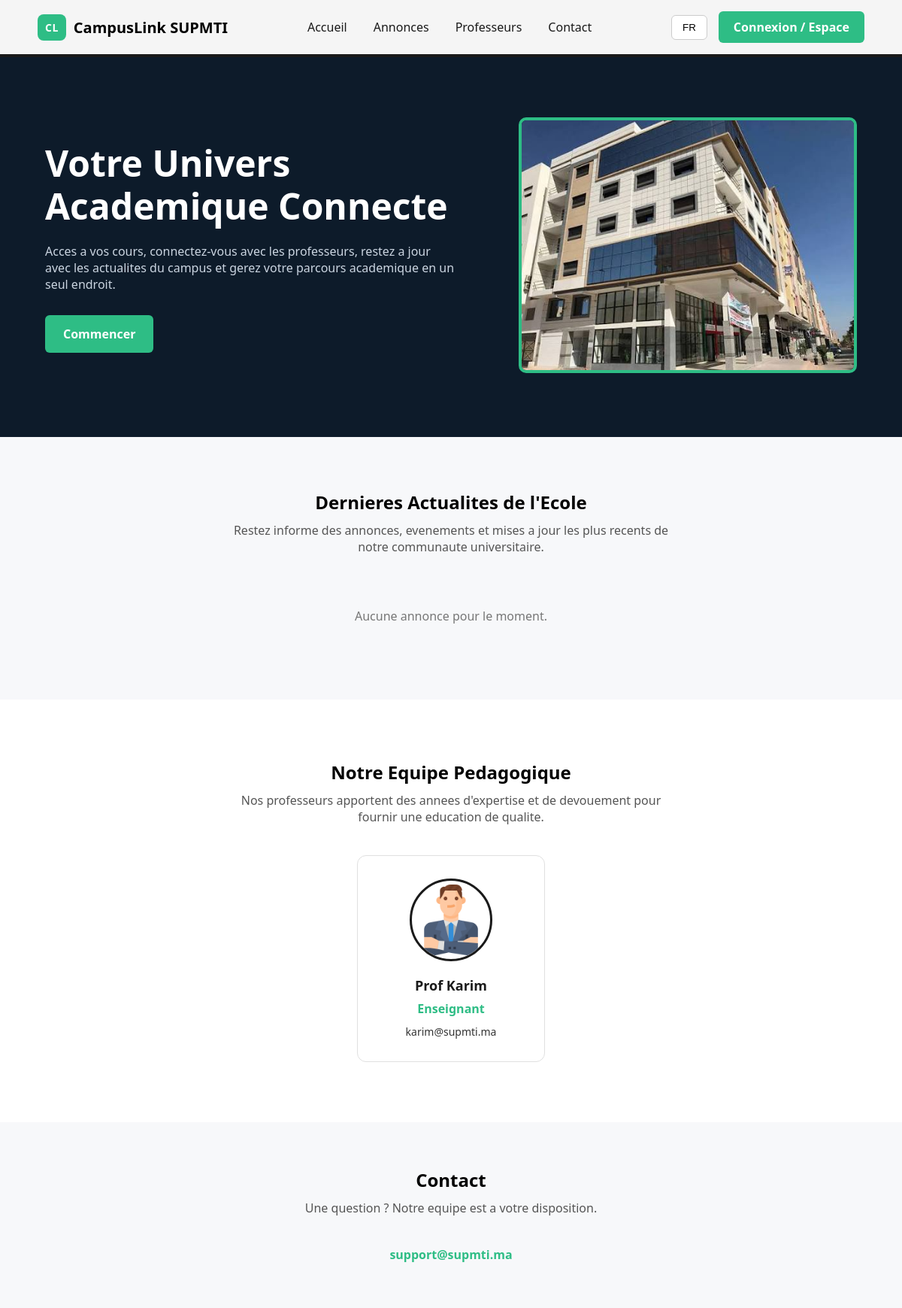
The page / on the database its author committed.
### tables this page shows
CREATE TABLE users (
        id INTEGER PRIMARY KEY AUTOINCREMENT,
        nom TEXT NOT NULL,
        email TEXT NOT NULL UNIQUE,
        mot_de_passe TEXT NOT NULL,
        role TEXT NOT NULL,
        classe TEXT,
        cne TEXT,
        cin TEXT,
        photo TEXT
    );

### app.py (the view)
@app.route('/')
def home():
    lang = session.get('lang', 'fr')
    if lang not in ('fr', 'ar', 'en'):
        lang = 'fr'
    t = TRANSLATIONS[lang]
    connexion = sqlite3.connect('campuslink.db')
    curseur = connexion.cursor()
    curseur.execute(
        'SELECT titre, contenu, date_publication FROM annonces WHERE archivee = 0 ORDER BY date_publication DESC LIMIT 6'
    )
    annonces = [{'titre': r[0], 'contenu': r[1], 'date': r[2]} for r in curseur.fetchall()]
    curseur.execute(
        "SELECT nom, email, photo FROM users WHERE role = 'enseignant' ORDER BY nom"
    )
    enseignants = [{'nom': r[0], 'email': r[1], 'photo': r[2]} for r in curseur.fetchall()]
    connexion.close()
    return render_template('index.html', lang=lang, t=t, annonces=annonces, enseignants=enseignants)

### app.py (called while the page is built, shortened)
@app.context_processor
def inject_current_user():
    current_role = session.get('user_role')
    current_nom = session.get('user_nom')
    current_photo = 'avatar.png'
    return dict(
        current_role=current_role,
        current_nom=current_nom,
        current_photo=current_photo
    )

### templates/index.html (shortened to what this page needs)
<!DOCTYPE html>
<html lang="{{ lang }}" dir="{{ 'rtl' if lang == 'ar' else 'ltr' }}">
<head>
    <link rel="stylesheet" href="{{ url_for('static', filename='css/style.css') }}">
</head>
<body>
    <header class="navbar">
        <div class="logo">
            <span class="logo-icon">CL</span>
            <span class="logo-text">CampusLink SUPMTI</span>
        </div>
        <nav class="nav-links">
            <a href="#home">{{ t.nav_home }}</a>
            <a href="#announcements">{{ t.nav_announcements }}</a>
            <a href="#faculty">{{ t.nav_faculty }}</a>
            <a href="#contact">{{ t.nav_contact }}</a>
        </nav>
        <div class="navbar-right">
            <div class="lang-switcher">
                <button class="lang-btn" id="langBtn">
                    {% if lang == 'fr' %}FR{% elif lang == 'ar' %}AR{% else %}EN{% endif %}
                </button>
            </div>
            <a href="{{ url_for('login') }}" class="btn-login">{{ t.nav_login }}</a>
        </div>
    </header>
    <section id="home" class="hero">
        <div class="hero-text">
            <h1>{{ t.hero_title }}</h1>
            <p>{{ t.hero_subtitle }}</p>
            <div class="hero-actions">
                <a href="{{ url_for('login') }}" class="btn-primary">{{ t.get_started }}</a>
            </div>
        </div>
        <div class="hero-image">
            <img src="{{ url_for('static', filename='images/campus.jpg') }}" alt="Campus">
        </div>
    </section>
    <section id="announcements" class="news-section">
        <h2>{{ t.latest_news }}</h2>
        <p class="section-subtitle">{{ t.news_subtitle }}</p>
        <div class="news-cards">
            {% if annonces %}
                {% for annonce in annonces %}
                <div class="news-card">
                    <div class="news-image">
                        <span class="badge badge-green">Annonce</span>
                    </div>
                    <div class="news-content">
                        <span class="news-date">{{ annonce.date }}</span>
                        <h3>{{ annonce.titre }}</h3>
                        <p>{{ annonce.contenu[:100] }}{% if annonce.contenu|length > 100 %}...{% endif %}</p>
                    </div>
                </div>
                {% endfor %}
            {% else %}
                <p class="empty-news">{{ t.no_news }}</p>
            {% endif %}
        </div>
    </section>
    <section id="faculty" class="faculty-section">
        <h2>{{ t.meet_faculty }}</h2>
        <p class="section-subtitle">{{ t.faculty_subtitle }}</p>
        <div class="faculty-cards">
            {% if enseignants %}
                {% for ens in enseignants %}
                <div class="faculty-card">
                    <img src="{{ url_for('static', filename='uploads/' + ens.photo) if ens.photo else url_for('static', filename='images/avatar.png') }}"
                         alt="{{ ens.nom }}" class="faculty-photo">
                    <h3>{{ ens.nom }}</h3>
                    <p class="faculty-title">Enseignant</p>
                    <p class="faculty-email">{{ ens.email }}</p>
                </div>
                {% endfor %}
            {% else %}
                <p class="empty-news">{{ t.no_faculty }}</p>
            {% endif %}
        </div>
    </section>
    <section id="contact" class="contact-section">
        <h2>{{ t.contact_title }}</h2>
        <p class="section-subtitle">{{ t.contact_subtitle }}</p>
        <p class="contact-info">support@supmti.ma</p>
    </section>
</body>
</html>

### static/css/style.css (style rules this page uses)
* { margin: 0; padding: 0; box-sizing: border-box; }
html { scroll-behavior: smooth; }
body { font-family: 'Segoe UI', Arial, sans-serif; }
.navbar { display: flex; justify-content: space-between; align-items: center; padding: 15px 50px; background-color: #f5f5f5; border-bottom: 4px solid #1a1a1a; }
.logo { display: flex; align-items: center; gap: 10px; font-weight: bold; font-size: 20px; }
.logo-icon { background-color: #2ebd85; color: white; padding: 8px 10px; border-radius: 8px; font-size: 14px; font-weight: 800; letter-spacing: 0.5px; }
.nav-links { display: flex; gap: 35px; }
.nav-links a { text-decoration: none; color: #1a1a1a; font-weight: 500; }
.navbar-right { display: flex; align-items: center; gap: 15px; position: relative; }
.btn-login { background-color: #2ebd85; color: white; padding: 10px 20px; border-radius: 6px; text-decoration: none; font-weight: bold; }
.lang-switcher { position: relative; }
.lang-btn { background: white; border: 1px solid #ccc; padding: 8px 14px; border-radius: 6px; cursor: pointer; }
.contact-info { font-weight: 600; color: #2ebd85; margin-top: 10px; }
.hero { display: flex; justify-content: space-between; align-items: center; background-color: #0d1b2a; color: white; padding: 80px 60px; gap: 40px; }
.hero-text { max-width: 550px; }
.hero-text h1 { font-size: 48px; font-weight: 800; margin-bottom: 20px; line-height: 1.2; }
.hero-text p { font-size: 16px; color: #cbd5e1; margin-bottom: 30px; }
.hero-actions { display: flex; gap: 15px; }
.btn-primary { background-color: #2ebd85; color: white; padding: 14px 24px; border-radius: 6px; text-decoration: none; font-weight: bold; }
.hero-image img { width: 450px; border: 4px solid #2ebd85; border-radius: 10px; }
.news-section { text-align: center; padding: 70px 60px; background-color: #f7f8fa; }
.section-subtitle { color: #555; max-width: 600px; margin: 10px auto 40px; }
.news-cards { display: flex; gap: 25px; justify-content: center; flex-wrap: wrap; }
.faculty-section { text-align: center; padding: 80px 60px; background-color: white; }
.faculty-cards { display: flex; gap: 25px; justify-content: center; flex-wrap: wrap; margin-top: 40px; }
.faculty-card { border: 1px solid #e0e0e0; border-radius: 12px; padding: 30px 20px; width: 250px; text-align: center; }
.faculty-photo { width: 110px; height: 110px; border-radius: 50%; object-fit: cover; border: 3px solid #1a1a1a; margin-bottom: 15px; }
.faculty-card h3 { font-size: 18px; margin-bottom: 8px; color: #1a1a1a; }
.faculty-title { color: #2ebd85; font-weight: bold; margin-bottom: 10px; }
.faculty-email { font-size: 14px; color: #333; }
.contact-section { text-align: center; padding: 80px 60px; background-color: #f7f8fa; }
.contact-section { text-align: center; padding: 60px; background-color: #f7f8fa; }
.contact-info { margin-top: 15px; font-size: 16px; color: #2ebd85; font-weight: 600; }
.empty-news { color: #777; text-align: center; padding: 30px; width: 100%; }

### rows shown on the page
users: photo (picture), nom "Prof Karim", email "karim@supmti.ma"

### other values the page prints
{{ t.nav_home }} "Accueil"
{{ t.nav_announcements }} "Annonces"
{{ t.nav_faculty }} "Professeurs"
{{ t.nav_contact }} "Contact"
{{ t.nav_login }} "Connexion / Espace"
{{ t.hero_title }} "Votre Univers Academique Connecte"
{{ t.hero_subtitle }} "Acces a vos cours, connectez-vous avec les professeurs, restez a jour avec les actualites du campus et gerez votre parcours academique en un seul endroit."
{{ t.get_started }} "Commencer"
{{ t.latest_news }} "Dernieres Actualites de l'Ecole"
{{ t.news_subtitle }} "Restez informe des annonces, evenements et mises a jour les plus recents de notre communaute universitaire."
{{ t.no_news }} "Aucune annonce pour le moment."
{{ t.meet_faculty }} "Notre Equipe Pedagogique"
{{ t.faculty_subtitle }} "Nos professeurs apportent des annees d'expertise et de devouement pour fournir une education de qualite."
{{ t.contact_title }} "Contact"
{{ t.contact_subtitle }} "Une question ? Notre equipe est a votre disposition."
